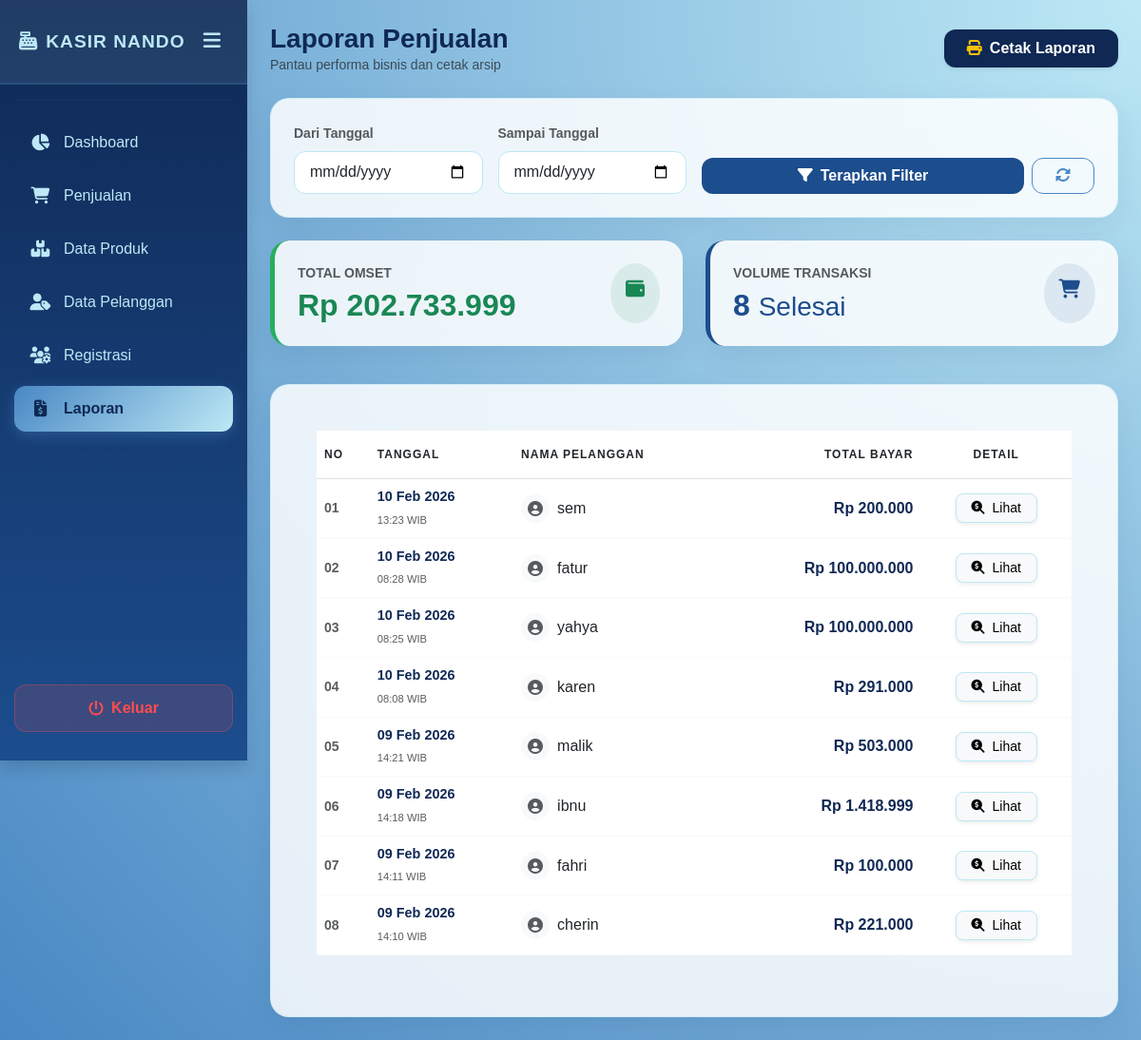
The app's page /admin/laporan/index.php (signed in) with its own data.
### tables this page shows
CREATE TABLE `penjualan` (
  `PenjualanID` int(11) NOT NULL,
  `TanggalPenjualan` datetime NOT NULL DEFAULT current_timestamp(),
  `TotalHarga` decimal(10,2) NOT NULL,
  `PelangganID` int(11) NOT NULL
);

CREATE TABLE `pelanggan` (
  `PelangganID` int(11) NOT NULL,
  `NamaPelanggan` varchar(255) NOT NULL,
  `Alamat` text NOT NULL,
  `NomorTelepon` varchar(15) NOT NULL
);

### admin/laporan/index.php (the view, shortened to what this page needs)
<?php
include '../../main/connect.php';
$tgl_mulai = isset($_GET['tgl_mulai']) ? $_GET['tgl_mulai'] : '';
$tgl_selesai = isset($_GET['tgl_selesai']) ? $_GET['tgl_selesai'] : '';
?>
<!DOCTYPE html>
<html lang="id">
<head>
    <link href="https://cdn.jsdelivr.net/npm/bootstrap@5.3.0/dist/css/bootstrap.min.css" rel="stylesheet">
    <link rel="stylesheet" href="https://cdnjs.cloudflare.com/ajax/libs/font-awesome/6.4.0/css/all.min.css">
</head>
<body>
    <div class="d-flex">
        <div class="no-print sidebar-wrapper">
            <?php include '../../template/sidebar.php'; ?>
        </div>
        <div class="container-fluid p-4">
            <div class="d-flex justify-content-between align-items-center mb-4 no-print">
                <div>
                    <h3 class="fw-bold mb-0 text-dark-custom">Laporan Penjualan</h3>
                    <p class="text-muted small mb-0">Pantau performa bisnis dan cetak arsip</p>
                </div>
                <button class="btn fw-bold px-4 py-2 shadow-sm transition-all" style="border-radius: 12px; background: var(--dark-color); color: white; border: none;" onclick="window.print()">
                    <i class="fas fa-print me-2 text-warning"></i>Cetak Laporan
                </button>
            </div>
            <div class="glass-card mb-4 no-print">
                <div class="card-body p-4">
                    <form method="GET" class="row g-3 align-items-end">
                        <div class="col-md-3">
                            <label class="form-label small fw-bold text-muted uppercase">Dari Tanggal</label>
                            <input type="date" name="tgl_mulai" class="form-control form-control-custom" value="<?= $tgl_mulai ?>">
                        </div>
                        <div class="col-md-3">
                            <label class="form-label small fw-bold text-muted uppercase">Sampai Tanggal</label>
                            <input type="date" name="tgl_selesai" class="form-control form-control-custom" value="<?= $tgl_selesai ?>">
                        </div>
                        <div class="col-md-6 d-flex gap-2">
                            <button type="submit" class="btn btn-primary flex-grow-1 fw-bold btn-filter-custom" style="border-radius: 12px;">
                                <i class="fas fa-filter me-2"></i>Terapkan Filter
                            </button>
                            <a href="index.php" class="btn btn-outline-secondary px-4 fw-bold transition-all" style="border-radius: 12px; border-color: var(--secondary-color); color: var(--secondary-color);">
                                <i class="fas fa-sync-alt"></i>
                            </a>
                        </div>
                    </form>
                </div>
            </div>
            <div class="row mb-4">
                <?php
                $where = "";
                $summary = mysqli_query($conn, "SELECT SUM(TotalHarga) as total, COUNT(*) as jml FROM penjualan $where");
                $ds = mysqli_fetch_assoc($summary);
                ?>
                <div class="col-md-6 mb-3">
                    <div class="stat-card glass-card p-4 border-start border-success-custom border-5">
                        <div class="d-flex justify-content-between">
                            <div>
                                <small class="text-muted fw-bold d-block mb-1">TOTAL OMSET</small>
                                <h2 class="fw-bold text-success m-0">Rp <?= number_format($ds['total'] ?? 0, 0, ',', '.'); ?></h2>
                            </div>
                            <div class="bg-success bg-opacity-10 p-3 rounded-circle">
                                <i class="fas fa-wallet fa-lg text-success"></i>
                            </div>
                        </div>
                    </div>
                </div>
                <div class="col-md-6 mb-3">
                    <div class="stat-card glass-card p-4 border-start border-primary-custom border-5">
                        <div class="d-flex justify-content-between">
                            <div>
                                <small class="text-muted fw-bold d-block mb-1">VOLUME TRANSAKSI</small>
                                <h2 class="fw-bold text-primary-custom m-0"><?= $ds['jml']; ?> <span class="small fw-normal">Selesai</span></h2>
                            </div>
                            <div class="bg-primary-light p-3 rounded-circle">
                                <i class="fas fa-shopping-cart fa-lg text-primary-custom"></i>
                            </div>
                        </div>
                    </div>
                </div>
            </div>
            <div class="glass-card report-main">
                <div class="card-body p-4 p-md-5">
                    <div class="table-responsive">
                        <table class="table table-hover align-middle">
                            <thead class="bg-white">
                                <tr class="text-muted" style="font-size: 0.75rem; letter-spacing: 1px;">
                                    <th class="py-3">NO</th>
                                    <th class="py-3">TANGGAL</th>
                                    <th class="py-3">NAMA PELANGGAN</th>
                                    <th class="py-3 text-end">TOTAL BAYAR</th>
                                    <th class="no-print text-center py-3">DETAIL</th>
                                </tr>
                            </thead>
                            <tbody>
                                <?php
                                $no = 1;
                                $query = mysqli_query($conn, "SELECT * FROM penjualan
                                         JOIN pelanggan ON penjualan.PelangganID = pelanggan.PelangganID
                                         $where ORDER BY TanggalPenjualan DESC");
                                while($d = mysqli_fetch_array($query)){
                                ?>
                                <tr class="border-bottom border-light">
                                    <td class="fw-bold text-muted small"><?= str_pad($no++, 2, "0", STR_PAD_LEFT); ?></td>
                                    <td>
                                        <div class="fw-bold text-dark-custom" style="font-size: 0.9rem;"><?= date('d M Y', strtotime($d['TanggalPenjualan'])); ?></div>
                                        <small class="text-muted" style="font-size: 0.7rem;"><?= date('H:i', strtotime($d['TanggalPenjualan'])); ?> WIB</small>
                                    </td>
                                    <td>
                                        <div class="d-flex align-items-center">
                                            <div class="rounded-circle bg-light d-flex align-items-center justify-content-center me-2" style="width: 30px; height: 30px;">
                                                <i class="fas fa-user-circle text-muted"></i>
                                            </div>
                                            <span class="fw-600"><?= $d['NamaPelanggan']; ?></span>
                                        </div>
                                    </td>
                                    <td class="text-end">
                                        <span class="fw-bold text-dark-custom">Rp <?= number_format($d['TotalHarga'], 0, ',', '.'); ?></span>
                                    </td>
                                    <td class="no-print text-center">
                                        <a href="detail.php?id=<?= $d['PenjualanID']; ?>" class="btn btn-sm btn-light border shadow-sm px-3 transition-all" style="border-radius: 8px; border-color: var(--accent-color) !important;">
                                            <i class="fas fa-search-dollar me-1"></i> Lihat
                                        </a>
                                    </td>
                                </tr>
                                <?php } ?>
                            </tbody>
                        </table>
                    </div>
                </div>
            </div>
        </div>
    </div>
</body>
</html>

### template/sidebar.php (shortened to what this page needs)
<?php
$current_dir = basename(dirname($_SERVER['PHP_SELF']));
?>
<link rel="stylesheet" href="https://cdnjs.cloudflare.com/ajax/libs/font-awesome/6.4.0/css/all.min.css">
<div class="sidebar-custom shadow no-transition" id="mainSidebar">
    <div class="sidebar-header">
        <h4 class="fw-bold"><i class="fas fa-cash-register me-2 text-warning-custom"></i><span>KASIR NANDO</span></h4>
        <button id="toggleSidebar">
            <i class="fas fa-bars"></i>
        </button>
    </div>
    <div class="px-3"><hr class="text-secondary opacity-25"></div>
    <ul class="nav nav-pills flex-column mb-auto mt-2">
        <li>
            <a href="../dashboard/index.php" class="nav-link <?= ($current_dir == 'dashboard') ? 'active' : ''; ?>">
                <i class="fas fa-chart-pie"></i> <span>Dashboard</span>
            </a>
        </li>
        <li>
            <a href="../penjualan/index.php" class="nav-link <?= ($current_dir == 'penjualan') ? 'active' : ''; ?>">
                <i class="fas fa-shopping-cart"></i> <span>Penjualan</span>
            </a>
        </li>
        <li>
            <a href="../produk/index.php" class="nav-link <?= ($current_dir == 'produk') ? 'active' : ''; ?>">
                <i class="fas fa-boxes"></i> <span>Data Produk</span>
            </a>
        </li>
        <li>
            <a href="../pelanggan/index.php" class="nav-link <?= ($current_dir == 'pelanggan') ? 'active' : ''; ?>">
                <i class="fas fa-user-tag"></i> <span>Data Pelanggan</span>
            </a>
        </li>
        <?php if($_SESSION['role'] == 'admin'): ?>
        <li>
            <a href="../petugas/index.php" class="nav-link <?= ($current_dir == 'petugas') ? 'active' : ''; ?>">
                <i class="fas fa-users-cog"></i> <span>Registrasi</span>
            </a>
        </li>
        <?php endif; ?>
        <li>
            <a href="../laporan/index.php" class="nav-link <?= ($current_dir == 'laporan') ? 'active' : ''; ?>">
                <i class="fas fa-file-invoice-dollar"></i> <span>Laporan</span>
            </a>
        </li>
    </ul>
    <div class="logout-container">
        <a href="../../auth/logout.php" class="btn-logout-custom" onclick="return confirm('Yakin ingin keluar?')">
            <i class="fas fa-power-off me-2"></i> <span>Keluar</span>
        </a>
    </div>
</div>

### admin/laporan/index.php (style rules this page uses)
:root { --glass-bg: rgba(255, 255, 255, 0.85); --glass-border: rgba(189, 232, 245, 0.5); --primary-color: #1C4D8D; --secondary-color: #4988C4; --accent-color: #BDE8F5; --dark-color: #0F2854; --report-gradient: linear-gradient(135deg, var(--primary-color), var(--secondary-color)); }
body { background: radial-gradient(circle at top right, var(--accent-color), var(--secondary-color)), linear-gradient(135deg, #BDE8F5 0%, #4988C4 100%); min-height: 100vh; color: var(--dark-color); font-family: 'Plus Jakarta Sans', sans-serif; position: relative; }
body::before { content: ""; position: absolute; top: 0; left: 0; width: 100%; height: 100%; background-image: radial-gradient(var(--secondary-color) 0.5px, transparent 0.5px); background-size: 24px 24px; opacity: 0.1; z-index: -1; }
.glass-card { background: var(--glass-bg); backdrop-filter: blur(12px); -webkit-backdrop-filter: blur(12px); border: 1px solid var(--glass-border); border-radius: 20px; box-shadow: 0 10px 30px rgba(15, 40, 84, 0.08); }
.stat-card { border: none; border-radius: 20px; transition: transform 0.3s; }
.form-control-custom { border-radius: 12px; border: 1px solid var(--accent-color); padding: 0.6rem 1rem; }
.transition-all { transition: all 0.3s ease; }
.btn-filter-custom { transition: all 0.3s ease; position: relative; overflow: hidden; background: var(--primary-color); border: none; }
.text-primary-custom { color: var(--primary-color) !important; }
.text-dark-custom { color: var(--dark-color) !important; }
.border-primary-custom { border-color: var(--primary-color) !important; }
.border-success-custom { border-color: #27ae60 !important; }
.bg-primary-light { background-color: rgba(28, 77, 141, 0.1) !important; }

### template/sidebar.php (style rules this page uses)
.sidebar-custom { background: linear-gradient(180deg, #0F2854 0%, #1C4D8D 100%); min-height: 100vh; width: 260px; position: fixed; z-index: 1000; box-shadow: 4px 0 15px rgba(15, 40, 84, 0.3); font-family: 'Plus Jakarta Sans', sans-serif; transition: all 0.4s cubic-bezier(0.4, 0, 0.2, 1); overflow-x: hidden; }
.sidebar-header { padding: 25px 20px; display: flex; align-items: center; justify-content: space-between; white-space: nowrap; background: rgba(189, 232, 245, 0.1); border-bottom: 2px solid rgba(73, 136, 196, 0.2); overflow: visible; }
.sidebar-header h4 { letter-spacing: 1px; font-size: 1.2rem; color: #BDE8F5; margin: 0; transition: opacity 0.3s; flex: 1; }
#toggleSidebar { cursor: pointer; color: #BDE8F5; font-size: 1.3rem; background: none; border: none; transition: all 0.3s ease; padding: 8px; display: flex; align-items: center; justify-content: center; border-radius: 8px; flex-shrink: 0; }
.nav-pills .nav-link { transition: all 0.3s cubic-bezier(0.4, 0, 0.2, 1); border-radius: 12px; margin: 4px 15px; padding: 12px 15px; color: #BDE8F5 !important; display: flex; align-items: center; font-weight: 500; white-space: nowrap; }
.nav-pills .nav-link.active { background: linear-gradient(135deg, #4988C4 0%, #BDE8F5 100%) !important; color: #0F2854 !important; box-shadow: 0 4px 15px rgba(73, 136, 196, 0.4); font-weight: 600; }
.nav-link i { min-width: 25px; font-size: 1.1rem; text-align: center; margin-right: 12px; transition: 0.3s; }
.logout-container { position: absolute; bottom: 30px; width: 100%; padding: 0 15px; }
.btn-logout-custom { color: #ff4d4d; background: rgba(255, 77, 77, 0.15); border-radius: 12px; padding: 12px; text-decoration: none; display: flex; align-items: center; justify-content: center; font-weight: bold; transition: 0.3s; border: 1px solid rgba(255, 77, 77, 0.3); }
.sidebar-custom hr { border-color: rgba(189, 232, 245, 0.2) !important; }
.text-warning-custom { color: #BDE8F5 !important; }

### records on screen
penjualan: no "01", TanggalPenjualan "10 Feb 2026", TanggalPenjualan "13:23", PelangganID.NamaPelanggan "sem", TotalHarga "200.000"
penjualan: no "02", TanggalPenjualan "10 Feb 2026", TanggalPenjualan "08:28", PelangganID.NamaPelanggan "fatur", TotalHarga "100.000.000"
penjualan: no "03", TanggalPenjualan "10 Feb 2026", TanggalPenjualan "08:25", PelangganID.NamaPelanggan "yahya", TotalHarga "100.000.000"
penjualan: no "04", TanggalPenjualan "10 Feb 2026", TanggalPenjualan "08:08", PelangganID.NamaPelanggan "karen", TotalHarga "291.000"
penjualan: no "05", TanggalPenjualan "09 Feb 2026", TanggalPenjualan "14:21", PelangganID.NamaPelanggan "malik", TotalHarga "503.000"
penjualan: no "06", TanggalPenjualan "09 Feb 2026", TanggalPenjualan "14:18", PelangganID.NamaPelanggan "ibnu", TotalHarga "1.418.999"
penjualan: no "07", TanggalPenjualan "09 Feb 2026", TanggalPenjualan "14:11", PelangganID.NamaPelanggan "fahri", TotalHarga "100.000"
penjualan: no "08", TanggalPenjualan "09 Feb 2026", TanggalPenjualan "14:10", PelangganID.NamaPelanggan "cherin", TotalHarga "221.000"

### other values on screen
$ds['total'] "202.733.999"
$ds['jml'] "8"
